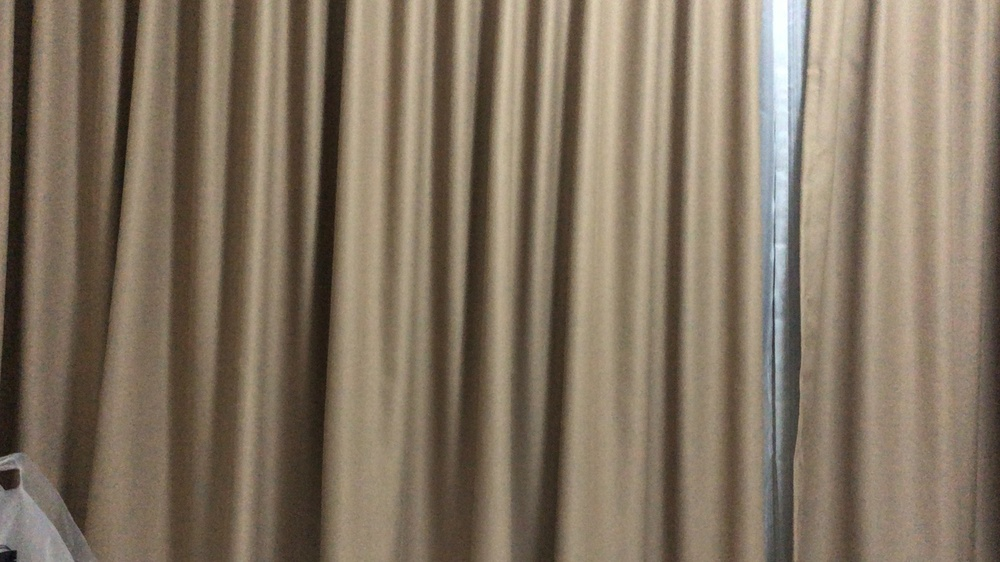
#> input picture images/img1.jpeg, 1000 x 562 px, shrunk from 1920 x 1080 before the run
$ python phase.py
#> lines starting #> are read from the running program, lines starting #| are printed output that depends on the picture
import cv2

img1 = cv2.imread("images/img1.jpeg")
#> img1 is the input picture: shape (562, 1000, 3); mean B, G, R 98.4, 116.4, 131
img2 = cv2.imread("images/img2.jpeg")
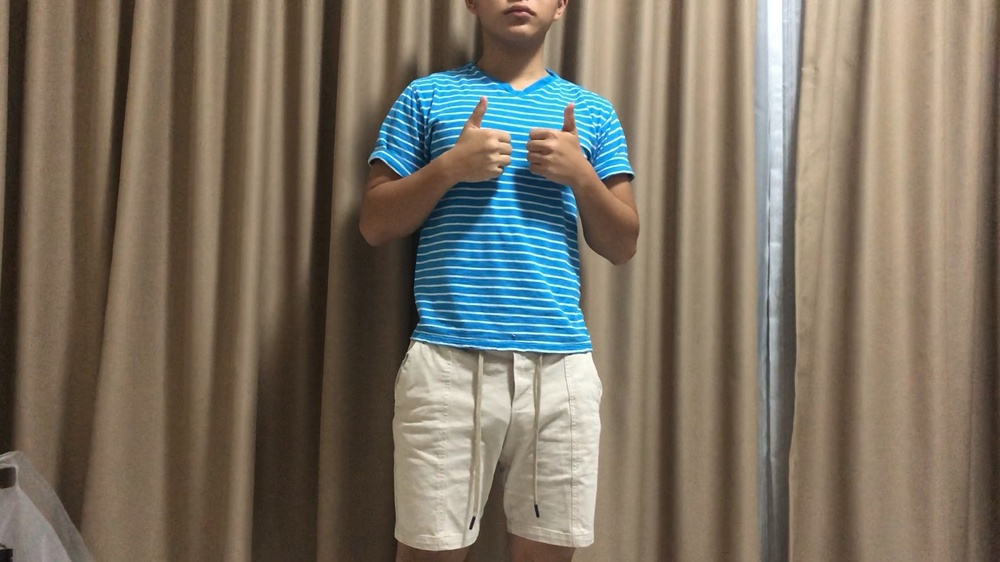
#> input picture images/img2.jpeg, 1000 x 562 px, shrunk from 1920 x 1080 before the run
#> img2 is the input picture: shape (562, 1000, 3); mean B, G, R 99.3, 113.2, 122.3

alpha = 1

img3 = cv2.addWeighted(img1, alpha, img2, 1-alpha, 0.0)

img3 = cv2.cvtColor(img3, cv2.COLOR_BGR2GRAY)
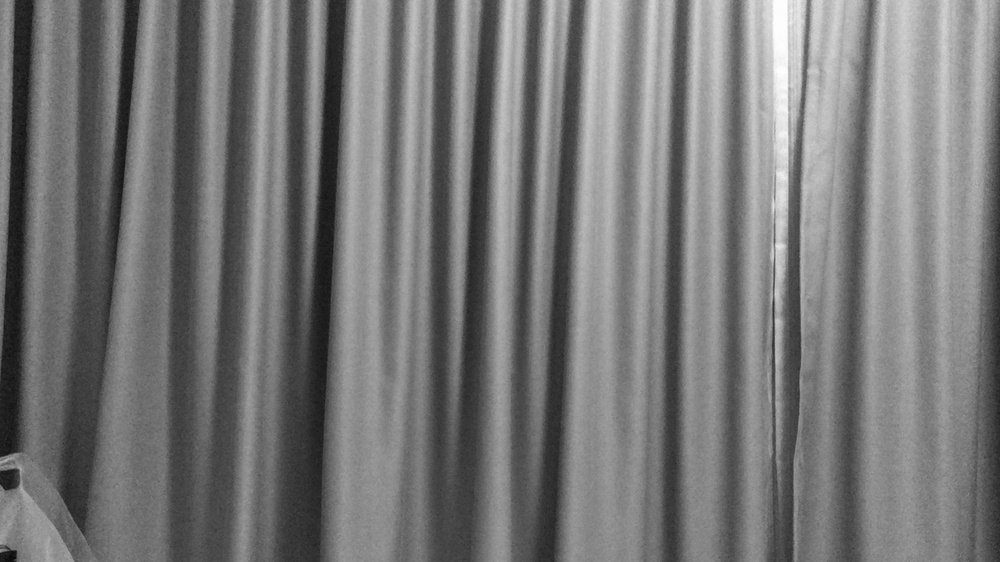
#> img3: shape (562, 1000); min 8, max 255, mean 118.7

cv2.imshow("ok", img3)
cv2.waitKey(0)
